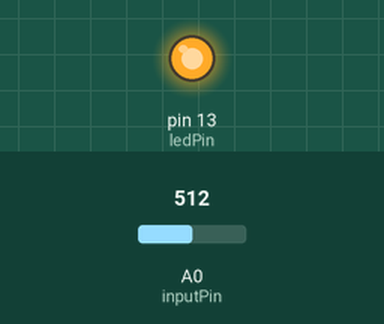
Bench run of a sketch on a simulated Arduino Uno, built with avr-gcc and run on an emulated ATmega328P. On the bench: output pins drawn as LEDs (lit = HIGH). Inputs (shaded band) come from the test bench; at power-on: A0 (inputPin) = 512. What the sketch prints to the serial monitor is not drawn.

Above: at 0.1 s.
Timing chart, 0 to 1.6 s (numbered marks = the images above):
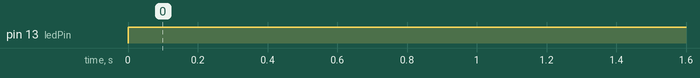

Measured:
- by itself, pin 13 (ledPin): LOW → HIGH at 0.00 s

The sketch:

lab6.ino
```cpp
int ledPin = 13;
int inputPin = 14;
int brightness = 0;

void setup() {
  pinMode(ledPin, OUTPUT);
  Serial.begin(9600);
}

void loop() {
  brightness = map(analogRead(inputPin), 0, 4095, 0, 255); // map sensor value from 0-4095 to 0-255
  Serial.println(analogRead(inputPin));
  Serial.println(brightness);

  analogWrite(ledPin, 255-brightness);
}
```
